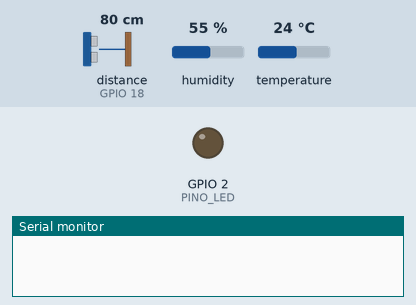
Bench run of a sketch on a simulated ESP32. Parts: output pins drawn as LEDs (lit = HIGH), the last lines printed to the serial monitor. Wiring (inferred from the names in the program): ultrasonic range finder: trigger GPIO 5; echo GPIO 18. The inputs (shaded band) are chosen by the test bench; at power-on: distance to the obstacle (sensor on GPIO 18) 80 cm, humidity 55 %, temperature 24 °C. The echo pulse lasts 58.3 µs per cm; WiFi joins after 1.5 s; servers stay silent unless stated; the local clock reads 2024-03-15 10:24:30 at power-on unless the sketch sets it; no MQTT or app messages arrive unless stated; pins used as bus, display or sensor lines are not drawn.

Above: at 0.1 s.
At 33.7 s:
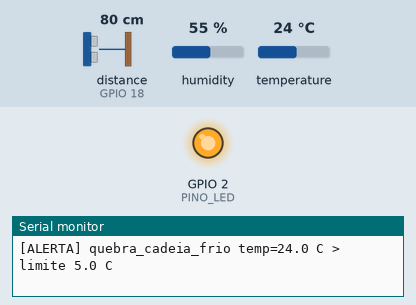
Timing chart, 0 to 35.2 s (numbered marks = the images above):
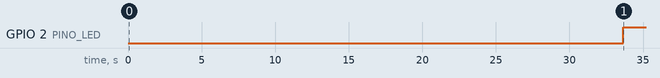

Measured:
- by itself, GPIO 2 (PINO_LED): LOW → HIGH at 33.7 s

The sketch:

fomezero_iot.ino
```cpp
/*
 * FOMEZERO - Modulo IoT da cadeia de frio do lote de doacao
 * Global Solution 2026.2 - FIAP 2TIAPR-2026 - Physical Computing, Embedded AI, Robotics & Cognitive IoT
 * Equipe: Erick Miguel (RM 564896), Leonardo Melo (RM 567097), Luna Oliveira (RM 564215)
 *
 * Fluxo: entrada (DHT22 + HC-SR04) -> ESP32 -> MQTT -> banco + alerta no app
 * Simulado no Wokwi (ESP32 DevKit C v4). Ver docs/relatorio-iot.md secao 6.
 *
 * Bibliotecas (Library Manager): "DHT sensor library" (Adafruit) e "PubSubClient" (Nick O'Leary)
 */

#include <WiFi.h>
#include <PubSubClient.h>
#include <DHT.h>
#include <time.h>

// ---------------- Configuracao ----------------
const char* WIFI_SSID   = "Wokwi-GUEST";
const char* WIFI_SENHA  = "";
const char* MQTT_HOST   = "broker.hivemq.com";   // broker publico gratuito (sem autenticacao)
const uint16_t MQTT_PORTA = 1883;

const char* LOTE_ID   = "LOTE-2026-0001";        // MESMO id usado por FEMD, AIPA e GABA
const char* DEVICE_ID = "esp32-caixa-01";

// Topicos base (prefixo com o RM evita colisao no broker publico)
const char* TOPICO_BASE      = "fomezero/gs2026/rm564896/lote/LOTE-2026-0001";
const char* TOPICO_TELEMETRIA = "fomezero/gs2026/rm564896/lote/LOTE-2026-0001/telemetria";
const char* TOPICO_ALERTA     = "fomezero/gs2026/rm564896/lote/LOTE-2026-0001/alerta";
const char* TOPICO_STATUS     = "fomezero/gs2026/rm564896/lote/LOTE-2026-0001/status";

// ---------------- Limite de conservacao ----------------
// ANVISA RDC 216/2004, item 4.8.16: alimento preparado refrigerado deve ser
// conservado abaixo de 5 C (congelado a -18 C ou menos). Cartilha ANVISA:
// zona de perigo 5 C a 60 C. Portanto: temp_c > 5.0 => quebra da cadeia de frio.
const float LIMITE_C     = 5.0;
const float HISTERESE_C  = 4.5;   // so normaliza abaixo disso (evita oscilacao no limite)

// ---------------- Temporizacao ----------------
const unsigned long INTERVALO_LEITURA_MS  = 2000;   // le sensores
const unsigned long INTERVALO_ENVIO_MS    = 10000;  // publica telemetria
const unsigned long CONFIRMA_ALERTA_MS    = 30000;  // 30 s acima do limite => alerta
const unsigned long CONFIRMA_NORMAL_MS    = 60000;  // 60 s abaixo da histerese => normalizacao

// ---------------- Pinos ----------------
#define PINO_DHT   15
#define TIPO_DHT   DHT22
#define PINO_TRIG  5
#define PINO_ECHO  18
#define PINO_LED   2
#define LIMIAR_CAIXA_CM 30.0          // < 30 cm => caixa presente no ponto de coleta

DHT dht(PINO_DHT, TIPO_DHT);
WiFiClient espClient;
PubSubClient mqtt(espClient);

// ---------------- Estado ----------------
float tempC = NAN, umidPct = NAN, distCm = NAN;
bool  caixaPresente = false;
bool  emAlerta = false;
unsigned long ultimaLeitura = 0, ultimoEnvio = 0;
unsigned long inicioAcima = 0, inicioAbaixo = 0;
unsigned long seq = 0;
bool tsValido = false;

// Buffer de retransmissao (mensagens geradas sem conexao MQTT)
#define BUF_MAX 8
String bufferTopicos[BUF_MAX];
String bufferPayloads[BUF_MAX];
uint8_t bufIni = 0, bufQtd = 0;

void enfileira(const char* topico, const String& payload) {
  if (bufQtd == BUF_MAX) { bufIni = (bufIni + 1) % BUF_MAX; bufQtd--; }  // descarta a mais antiga
  uint8_t idx = (bufIni + bufQtd) % BUF_MAX;
  bufferTopicos[idx] = String(topico);
  bufferPayloads[idx] = payload;
  bufQtd++;
}

void drenaBuffer() {
  while (bufQtd > 0 && mqtt.connected()) {
    if (!mqtt.publish(bufferTopicos[bufIni].c_str(), bufferPayloads[bufIni].c_str(), false)) return;
    bufIni = (bufIni + 1) % BUF_MAX;
    bufQtd--;
  }
}

void publica(const char* topico, const String& payload) {
  if (mqtt.connected() && mqtt.publish(topico, payload.c_str(), false)) {
    Serial.printf("[MQTT] publicado em %s (%u bytes, fila=%u)\n", topico, payload.length(), bufQtd);
    return;
  }
  enfileira(topico, payload);
  Serial.printf("[MQTT] offline: mensagem enfileirada (fila=%u)\n", bufQtd);
}

String agoraISO() {
  time_t agora = time(nullptr);
  if (agora < 1700000000) { tsValido = false; return String("1970-01-01T00:00:00Z"); }
  tsValido = true;
  struct tm t;
  gmtime_r(&agora, &t);
  char buf[24];
  strftime(buf, sizeof(buf), "%Y-%m-%dT%H:%M:%SZ", &t);
  return String(buf);
}

void leSensores() {
  float t = dht.readTemperature();
  float u = dht.readHumidity();
  if (!isnan(t)) tempC = t;
  if (!isnan(u)) umidPct = u;

  digitalWrite(PINO_TRIG, LOW); delayMicroseconds(3);
  digitalWrite(PINO_TRIG, HIGH); delayMicroseconds(10);
  digitalWrite(PINO_TRIG, LOW);
  long dur = pulseIn(PINO_ECHO, HIGH, 30000);
  if (dur > 0) {
    distCm = dur / 58.0;
    caixaPresente = (distCm < LIMIAR_CAIXA_CM);
  } else {
    distCm = NAN;
    caixaPresente = false;
  }
}

void conectaWiFi() {
  if (WiFi.status() == WL_CONNECTED) return;
  Serial.printf("[WiFi] conectando em %s\n", WIFI_SSID);
  WiFi.mode(WIFI_STA);
  WiFi.begin(WIFI_SSID, WIFI_SENHA);
  unsigned long t0 = millis();
  while (WiFi.status() != WL_CONNECTED && millis() - t0 < 15000) delay(200);
  Serial.printf("[WiFi] status=%d ip=%s\n", (int)WiFi.status(), WiFi.localIP().toString().c_str());
}

void conectaMQTT() {
  if (mqtt.connected()) return;
  String clientId = String("fomezero-") + DEVICE_ID + "-" + String((uint32_t)ESP.getEfuseMac(), HEX);
  // Last Will and Testament: se o ESP32 cair, o app recebe "offline" (retido)
  String lwt = String("{\"schema\":\"fomezero.status.v1\",\"lote_id\":\"") + LOTE_ID +
               "\",\"device_id\":\"" + DEVICE_ID + "\",\"estado\":\"offline\"}";
  if (mqtt.connect(clientId.c_str(), nullptr, nullptr, TOPICO_STATUS, 1, true, lwt.c_str())) {
    Serial.println("[MQTT] conectado ao broker");
    String on = String("{\"schema\":\"fomezero.status.v1\",\"lote_id\":\"") + LOTE_ID +
                "\",\"device_id\":\"" + DEVICE_ID + "\",\"estado\":\"online\"}";
    mqtt.publish(TOPICO_STATUS, on.c_str(), true);
    drenaBuffer();
  } else {
    Serial.printf("[MQTT] falha rc=%d\n", mqtt.state());
  }
}

String payloadTelemetria() {
  char buf[420];
  float t = isnan(tempC)   ? -127.0f : tempC;   // -127 = falha de leitura do DHT22
  float u = isnan(umidPct) ? 0.0f    : umidPct;
  float d = isnan(distCm)  ? 0.0f    : distCm;

  snprintf(buf, sizeof(buf),
    "{\"schema\":\"fomezero.telemetria.v1\",\"lote_id\":\"%s\",\"device_id\":\"%s\","
    "\"seq\":%lu,\"ts\":\"%s\",\"ts_valido\":%s,\"uptime_ms\":%lu,"
    "\"temp_c\":%.1f,\"umid_pct\":%.1f,\"caixa_presente\":%s,\"distancia_cm\":%.1f,"
    "\"limite_c\":%.1f,\"evento\":\"%s\",\"estado\":\"%s\",\"origem\":\"wokwi\"}",
    LOTE_ID, DEVICE_ID, seq, agoraISO().c_str(), tsValido ? "true" : "false",
    millis(), t, u, caixaPresente ? "true" : "false", d,
    LIMITE_C, emAlerta ? "quebra_cadeia_frio" : "normal",
    emAlerta ? "ALERTA" : "FRIO_OK");
  return String(buf);
}

String payloadAlerta(unsigned long duracaoS) {
  char buf[420];
  snprintf(buf, sizeof(buf),
    "{\"schema\":\"fomezero.alerta.v1\",\"lote_id\":\"%s\",\"device_id\":\"%s\","
    "\"seq\":%lu,\"ts\":\"%s\",\"evento\":\"quebra_cadeia_frio\","
    "\"temp_c\":%.1f,\"limite_c\":%.1f,\"duracao_acima_s\":%lu,\"severidade\":\"alta\","
    "\"acao\":\"alerta_visual_app\",\"origem\":\"wokwi\"}",
    LOTE_ID, DEVICE_ID, seq, agoraISO().c_str(), tempC, LIMITE_C, duracaoS);
  return String(buf);
}

void avaliaEstado() {
  if (isnan(tempC)) return;

  if (!emAlerta) {
    if (tempC > LIMITE_C) {
      if (inicioAcima == 0) inicioAcima = millis();
      if (millis() - inicioAcima >= CONFIRMA_ALERTA_MS) {
        emAlerta = true;
        inicioAbaixo = 0;
        digitalWrite(PINO_LED, HIGH);
        publica(TOPICO_ALERTA, payloadAlerta((millis() - inicioAcima) / 1000));
        Serial.printf("[ALERTA] quebra_cadeia_frio temp=%.1f C > limite %.1f C\n", tempC, LIMITE_C);
      }
    } else {
      inicioAcima = 0;
    }
  } else {
    if (tempC < HISTERESE_C) {
      if (inicioAbaixo == 0) inicioAbaixo = millis();
      if (millis() - inicioAbaixo >= CONFIRMA_NORMAL_MS) {
        emAlerta = false;
        inicioAcima = 0;
        inicioAbaixo = 0;
        digitalWrite(PINO_LED, LOW);
        String fim = String("{\"schema\":\"fomezero.alerta.v1\",\"lote_id\":\"") + LOTE_ID +
                     "\",\"seq\":" + String(seq) + ",\"ts\":\"" + agoraISO() +
                     "\",\"evento\":\"quebra_cadeia_frio\",\"estado\":\"normalizado\",\"temp_c\":" +
                     String(tempC, 1) + "}";
        publica(TOPICO_ALERTA, fim);
        Serial.println("[ALERTA] normalizado: temperatura voltou abaixo da histerese");
      }
    } else {
      inicioAbaixo = 0;
    }
  }
  digitalWrite(PINO_LED, emAlerta ? HIGH : LOW);
}

void setup() {
  Serial.begin(115200);
  pinMode(PINO_TRIG, OUTPUT);
  pinMode(PINO_ECHO, INPUT);
  pinMode(PINO_LED, OUTPUT);
  digitalWrite(PINO_LED, LOW);
  dht.begin();
  delay(2000);
  Serial.println("\n=== FOMEZERO IoT - cadeia de frio / lote " + String(LOTE_ID) + " ===");

  conectaWiFi();
  configTime(0, 0, "pool.ntp.org", "time.google.com");
  mqtt.setServer(MQTT_HOST, MQTT_PORTA);
  mqtt.setKeepAlive(20);
  mqtt.setBufferSize(512);
  conectaMQTT();
}

void loop() {
  if (WiFi.status() != WL_CONNECTED) conectaWiFi();
  if (!mqtt.connected()) conectaMQTT();
  mqtt.loop();

  unsigned long agora = millis();
  if (agora - ultimaLeitura >= INTERVALO_LEITURA_MS) {
    ultimaLeitura = agora;
    leSensores();
    avaliaEstado();
  }

  if (agora - ultimoEnvio >= INTERVALO_ENVIO_MS) {
    ultimoEnvio = agora;
    seq++;
    publica(TOPICO_TELEMETRIA, payloadTelemetria());
  }
}
```
